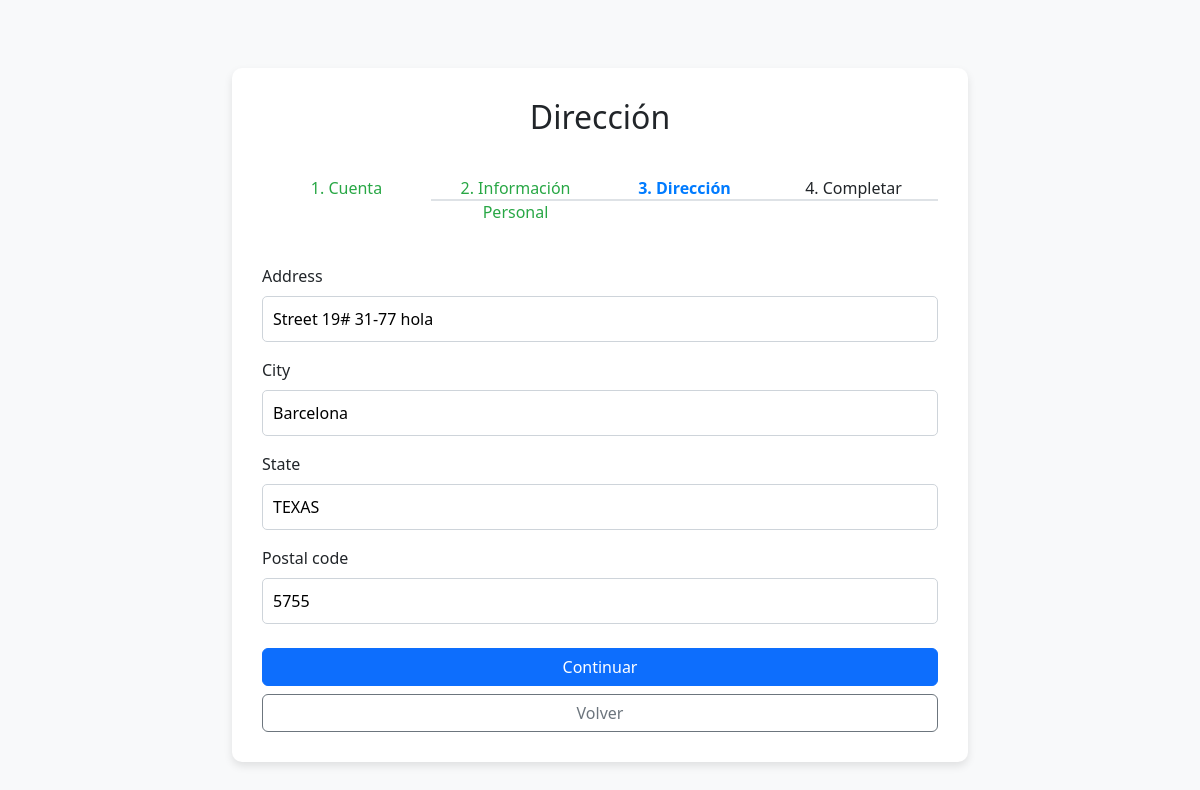
Page /account/registro/paso3/ (signed in) on the committed database.
### account/models.py (models this page shows, shortened)
class UserProfile(models.Model):
    user = models.OneToOneField(User, on_delete=models.CASCADE)
    phone_number = models.CharField(max_length=15, blank=True, null=True)
    date_of_birth = models.DateField(blank=True, null=True)
    address = models.CharField(max_length=255, blank=True, null=True)
    city = models.CharField(max_length=100, blank=True, null=True)
    state = models.CharField(max_length=100, blank=True, null=True)
    postal_code = models.CharField(max_length=10, blank=True, null=True)
    bio = models.TextField(blank=True, null=True)
    profile_complete = models.BooleanField(default=False)
    registration_step = models.IntegerField(default=1)  # Para controlar el paso actual

### account/views.py (the view)
# urls.py: path('registro/paso3/', views.registro_paso3, name='registro_paso3'),
def registro_paso3(request):
    usuario_id = request.session.get('registro_usuario_id')
    if (not usuario_id):
        messages.warning(request, "Por favor comienza el proceso de registro")
        return redirect('account:registro_paso1')
    try:
        user = User.objects.get(pk=usuario_id)
        profile = UserProfile.objects.get(user=user)
        if (profile.registration_step < 3):
            return redirect(f'account:registro_paso{profile.registration_step}')
    except (User.DoesNotExist, UserProfile.DoesNotExist):
        messages.error(request, "Ha ocurrido un error en el registro")
        return redirect('account:registro_paso1')
    if (request.method == 'POST'):
        form = AddressInfoForm(request.POST, instance=profile)
        if (form.is_valid()):
            profile = form.save(commit=False)
            profile.registration_step = 4
            profile.save()
            messages.success(request, "¡Dirección guardada! Continuemos con el último paso.")
            return redirect('account:registro_paso4')
    else:
        form = AddressInfoForm(instance=profile)
    return render(request, 'account/paso3.html', {'form': form})

### account/forms.py
class AddressInfoForm(forms.ModelForm):
    class Meta:
        model = UserProfile
        fields = ('address', 'city', 'state', 'postal_code')

### account/templates/account/paso3.html (shortened to what this page needs)
{% extends 'account/base.html' %}
{% block form_title %}Dirección{% endblock %}
{% block content %}
    <div class="step-indicator">
        <div class="step completed">1. Cuenta</div>
        <div class="step completed">2. Información Personal</div>
        <div class="step active">3. Dirección</div>
        <div class="step">4. Completar</div>
    </div>
    <form method="post" novalidate>
        {% for field in form %}
            <div class="mb-3">
                <label for="{{ field.id_for_label }}" class="form-label">{{ field.label }}</label>
                {{ field }}
            </div>
        {% endfor %}
        <div class="d-grid gap-2 mt-4">
            <button type="submit" class="btn btn-primary">Continuar</button>
            <a href="{% url 'account:registro_paso2' %}" class="btn btn-outline-secondary">Volver</a>
        </div>
    </form>
{% endblock %}

### account/templates/account/base.html (style rules this page uses)
.step-indicator { display: flex; justify-content: space-between; margin-bottom: 30px; }
.step { flex: 1; text-align: center; padding: 10px; position: relative; }
.step.active { font-weight: bold; color: #007bff; }
.step.completed { color: #28a745; }
.step::after { content: ""; position: absolute; top: 50%; left: 100%; width: 100%; height: 2px; background-color: #dee2e6; transform: translateY(-50%); }
.step:last-child::after { display: none; }
body { background-color: #f8f9fa; }

### account/templates/account/paso3.html (style rules this page uses)
input, select, textarea { width: 100%; padding: 10px; border: 1px solid #ced4da; border-radius: 5px; font-size: 16px; }

### rows in the picture
UserProfile: form "Street 19# 31-77 hola" "Barcelona" "TEXAS" "5755"

### other values in the picture
{{ field.label }} "Address" "City" "State" "Postal code"
